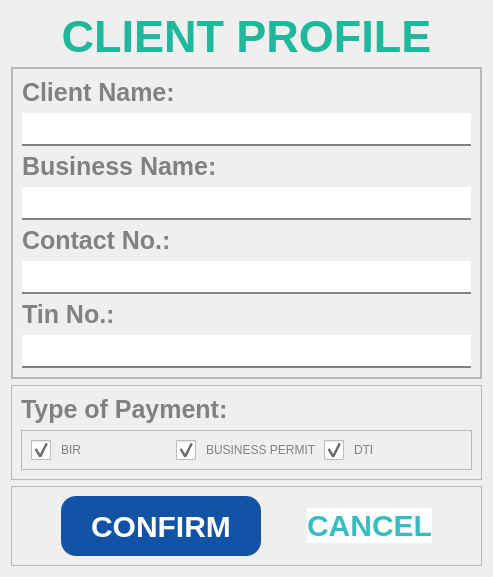
     <widget class="QWidget" name="page_15">
      <layout class="QVBoxLayout" name="verticalLayout_23">
       <item>
        <widget class="QLabel" name="label_27">
         <property name="minimumSize">
          <size>
           <width>0</width>
           <height>50</height>
          </size>
         </property>
         <property name="maximumSize">
          <size>
           <width>16777215</width>
           <height>50</height>
          </size>
         </property>
         <property name="styleSheet">
          <string notr="true">font-family: Segoe UI;
font-weight: bold;
color: #1FB89B;
font-size: 45px;
border-color: white;</string>
         </property>
         <property name="text">
          <string>CLIENT PROFILE</string>
         </property>
         <property name="alignment">
          <set>Qt::AlignCenter</set>
         </property>
        </widget>
       </item>
       <item>
        <widget class="QFrame" name="frame_36">
         <property name="frameShape">
          <enum>QFrame::StyledPanel</enum>
         </property>
         <property name="frameShadow">
          <enum>QFrame::Raised</enum>
         </property>
         <layout class="QHBoxLayout" name="horizontalLayout_23">
          <property name="spacing">
           <number>0</number>
          </property>
          <property name="leftMargin">
           <number>0</number>
          </property>
          <property name="topMargin">
           <number>0</number>
          </property>
          <property name="rightMargin">
           <number>0</number>
          </property>
          <property name="bottomMargin">
           <number>0</number>
          </property>
          <item>
           <widget class="QFrame" name="frame_37">
            <property name="frameShape">
             <enum>QFrame::StyledPanel</enum>
            </property>
            <property name="frameShadow">
             <enum>QFrame::Raised</enum>
            </property>
            <layout class="QVBoxLayout" name="verticalLayout_22">
             <item>
              <widget class="QLabel" name="label_28">
               <property name="styleSheet">
                <string notr="true">font-family: Segoe UI;
				font-weight: bold;
				color: #818181;
				font-size: 25px;

border-radius: 0px;
border-color: white;
border-width: 0px;</string>
               </property>
               <property name="text">
                <string>Client Name:</string>
               </property>
              </widget>
             </item>
             <item>
              <widget class="QLineEdit" name="client_name_lineEdit">
               <property name="styleSheet">
                <string notr="true">QLineEdit {
				font-family: Segoe UI;
				font-weight: bold;
				color: #818181;
				font-size: 25px;
                border: none;
                border-bottom: 2px solid #818181;
            }

QLineEdit::hover{
color: #565656;
border-bottom: 2px solid #565656;
}

</string>
               </property>
              </widget>
             </item>
             <item>
              <widget class="QLabel" name="label_29">
               <property name="styleSheet">
                <string notr="true">font-family: Segoe UI;
				font-weight: bold;
				color: #818181;
				font-size: 25px;

border-radius: 0px;
border-color: white;
border-width: 0px;</string>
               </property>
               <property name="text">
                <string>Business Name:</string>
               </property>
              </widget>
             </item>
             <item>
              <widget class="QLineEdit" name="business_name_lineEdit">
               <property name="styleSheet">
                <string notr="true">QLineEdit {
				font-family: Segoe UI;
				font-weight: bold;
				color: #818181;
				font-size: 25px;
                border: none;
                border-bottom: 2px solid #818181;
            }

QLineEdit::hover{
color: #565656;
border-bottom: 2px solid #565656;
}

</string>
               </property>
              </widget>
             </item>
             <item>
              <widget class="QLabel" name="label_30">
               <property name="styleSheet">
                <string notr="true">font-family: Segoe UI;
				font-weight: bold;
				color: #818181;
				font-size: 25px;

border-radius: 0px;
border-color: white;
border-width: 0px;</string>
               </property>
               <property name="text">
                <string>Contact No.:</string>
               </property>
              </widget>
             </item>
             <item>
              <widget class="QLineEdit" name="client_contactInfo_lineEdit">
               <property name="styleSheet">
                <string notr="true">QLineEdit {
				font-family: Segoe UI;
				font-weight: bold;
				color: #818181;
				font-size: 25px;
                border: none;
                border-bottom: 2px solid #818181;
            }

QLineEdit::hover{
color: #565656;
border-bottom: 2px solid #565656;
}

</string>
               </property>
              </widget>
             </item>
             <item>
              <widget class="QLabel" name="label_68">
               <property name="styleSheet">
                <string notr="true">font-family: Segoe UI;
				font-weight: bold;
				color: #818181;
				font-size: 25px;

border-radius: 0px;
border-color: white;
border-width: 0px;</string>
               </property>
               <property name="text">
                <string>Tin No.:</string>
               </property>
              </widget>
             </item>
             <item>
              <widget class="QLineEdit" name="tin_num_lineEdit">
               <property name="styleSheet">
                <string notr="true">QLineEdit {
				font-family: Segoe UI;
				font-weight: bold;
				color: #818181;
				font-size: 25px;
                border: none;
                border-bottom: 2px solid #818181;
            }

QLineEdit::hover{
color: #565656;
border-bottom: 2px solid #565656;
}

</string>
               </property>
              </widget>
             </item>
            </layout>
           </widget>
          </item>
         </layout>
        </widget>
       </item>
       <item>
        <widget class="QFrame" name="frame_40">
         <property name="frameShape">
          <enum>QFrame::StyledPanel</enum>
         </property>
         <property name="frameShadow">
          <enum>QFrame::Raised</enum>
         </property>
         <layout class="QVBoxLayout" name="verticalLayout_24">
          <item>
           <widget class="QLabel" name="label_31">
            <property name="styleSheet">
             <string notr="true">font-family: Segoe UI;
				font-weight: bold;
				color: #818181;
				font-size: 25px;

border-radius: 0px;
border-color: white;
border-width: 0px;</string>
            </property>
            <property name="text">
             <string>Type of Payment:</string>
            </property>
           </widget>
          </item>
          <item>
           <widget class="QFrame" name="frame_38">
            <property name="frameShape">
             <enum>QFrame::StyledPanel</enum>
            </property>
            <property name="frameShadow">
             <enum>QFrame::Raised</enum>
            </property>
            <layout class="QHBoxLayout" name="horizontalLayout_25">
             <item>
              <widget class="QCheckBox" name="insert_bir_checkBox">
               <property name="styleSheet">
                <string notr="true">QCheckBox {
    spacing: 10px; /* Space between checkbox and text */
    font: bold 15px &quot;Segoe UI&quot;;
    color: #818181; /* Text color */
}

QCheckBox::indicator {
        width: 20px;  /* Set the width */
        height: 20px; /* Set the height */
    }</string>
               </property>
               <property name="text">
                <string>BIR</string>
               </property>
               <property name="checkable">
                <bool>true</bool>
               </property>
               <property name="checked">
                <bool>true</bool>
               </property>
              </widget>
             </item>
             <item>
              <widget class="QCheckBox" name="insert_bp_checkBox">
               <property name="styleSheet">
                <string notr="true">QCheckBox {
    spacing: 10px; /* Space between checkbox and text */
    font: bold 15px &quot;Segoe UI&quot;;
    color: #818181; /* Text color */
}

QCheckBox::indicator {
        width: 20px;  /* Set the width */
        height: 20px; /* Set the height */
    }</string>
               </property>
               <property name="text">
                <string>BUSINESS PERMIT</string>
               </property>
               <property name="checked">
                <bool>true</bool>
               </property>
              </widget>
             </item>
             <item>
              <widget class="QCheckBox" name="insert_dti_checkBox">
               <property name="styleSheet">
                <string notr="true">QCheckBox {
    spacing: 10px; /* Space between checkbox and text */
    font: bold 15px &quot;Segoe UI&quot;;
    color: #818181; /* Text color */
}

QCheckBox::indicator {
        width: 20px;  /* Set the width */
        height: 20px; /* Set the height */
    }</string>
               </property>
               <property name="text">
                <string>DTI</string>
               </property>
               <property name="checked">
                <bool>true</bool>
               </property>
              </widget>
             </item>
            </layout>
           </widget>
          </item>
         </layout>
        </widget>
       </item>
       <item>
        <widget class="QFrame" name="frame_39">
         <property name="maximumSize">
          <size>
           <width>16777215</width>
           <height>100</height>
          </size>
         </property>
         <property name="frameShape">
          <enum>QFrame::StyledPanel</enum>
         </property>
         <property name="frameShadow">
          <enum>QFrame::Raised</enum>
         </property>
         <layout class="QHBoxLayout" name="horizontalLayout_24">
          <item>
           <spacer name="horizontalSpacer_36">
            <property name="orientation">
             <enum>Qt::Horizontal</enum>
            </property>
            <property name="sizeHint" stdset="0">
             <size>
              <width>40</width>
              <height>20</height>
             </size>
            </property>
           </spacer>
          </item>
          <item>
           <widget class="QPushButton" name="add_client_confirm_btn">
            <property name="minimumSize">
             <size>
              <width>200</width>
              <height>60</height>
             </size>
            </property>
            <property name="cursor">
             <cursorShape>PointingHandCursor</cursorShape>
            </property>
            <property name="styleSheet">
             <string notr="true">QPushButton{
background-color: #1353A5;
color: white;
font-family: Segoe UI;
font-weight: bold;
font-size: 30px;
border-radius: 15px;
}

QPushButton::hover{
text-decoration: underline;
background-color: #0B3163;
}</string>
            </property>
            <property name="text">
             <string>CONFIRM</string>
            </property>
           </widget>
          </item>
          <item>
           <spacer name="horizontalSpacer_37">
            <property name="orientation">
             <enum>Qt::Horizontal</enum>
            </property>
            <property name="sizeHint" stdset="0">
             <size>
              <width>40</width>
              <height>20</height>
             </size>
            </property>
           </spacer>
          </item>
          <item>
           <widget class="QPushButton" name="add_client_cancel_btn">
            <property name="cursor">
             <cursorShape>PointingHandCursor</cursorShape>
            </property>
            <property name="styleSheet">
             <string notr="true">QPushButton{
background-color: white;
color: #38BCC2;
font-family: Segoe UI;
font-weight: bold;
font-size: 30px;
border-style: none;
}

QPushButton::hover{
text-decoration: underline;
color: #217074;
}</string>
            </property>
            <property name="text">
             <string>CANCEL</string>
            </property>
           </widget>
          </item>
          <item>
           <spacer name="horizontalSpacer_38">
            <property name="orientation">
             <enum>Qt::Horizontal</enum>
            </property>
            <property name="sizeHint" stdset="0">
             <size>
              <width>40</width>
              <height>20</height>
             </size>
            </property>
           </spacer>
          </item>
         </layout>
        </widget>
       </item>
      </layout>
     </widget>
